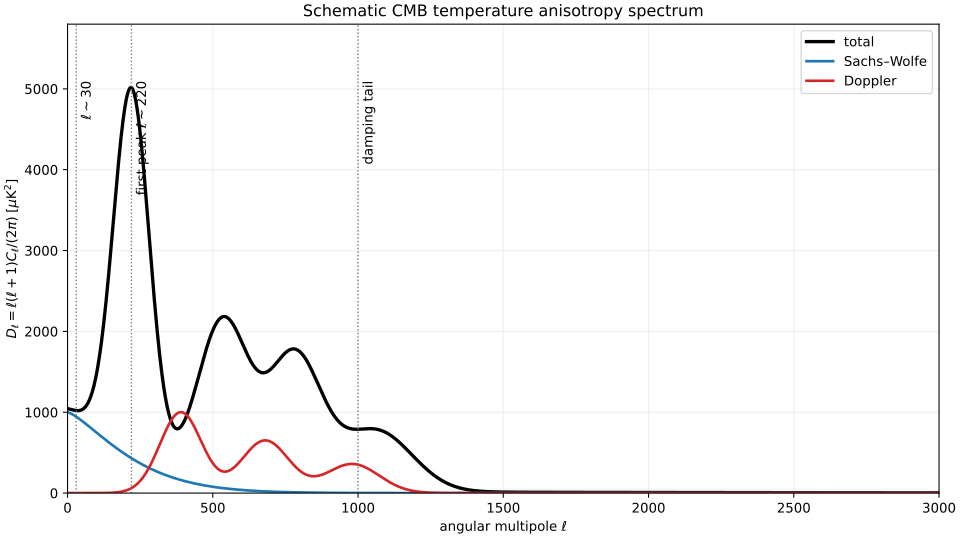

The Python source for this figure:
#!/usr/bin/env python3
"""Generate paper-312-cmb-temperature-power.svg."""

from pathlib import Path

import matplotlib.pyplot as plt
import numpy as np

plt.rcParams["svg.hashsalt"] = "codex-wiki"


def gaussian(x: np.ndarray, centre: float, width: float, height: float) -> np.ndarray:
    return height * np.exp(-0.5 * ((x - centre) / width) ** 2)


ell = np.linspace(2.0, 3000.0, 4000)

# These curves are schematic. They show the large-angle Sachs--Wolfe
# contribution, Doppler/acoustic structure, and Silk damping rather than a
# fit to a particular cosmological data set.
sachs_wolfe = 1000.0 * np.exp(-(ell / 250.0) ** 1.35)
doppler = (
    gaussian(ell, 390.0, 72.0, 1000.0)
    + gaussian(ell, 680.0, 82.0, 650.0)
    + gaussian(ell, 980.0, 92.0, 360.0)
)
acoustic = (
    gaussian(ell, 220.0, 62.0, 4550.0)
    + gaussian(ell, 535.0, 88.0, 2050.0)
    + gaussian(ell, 780.0, 92.0, 1650.0)
    + gaussian(ell, 1060.0, 125.0, 760.0)
)
total = sachs_wolfe + acoustic
total += 35.0 * np.exp(-ell / 1300.0)

fig, ax = plt.subplots(figsize=(10.0, 5.6), layout="constrained")
ax.plot(ell, total, color="black", linewidth=2.5, label="total")
ax.plot(ell, sachs_wolfe, color="#1f77b4", linewidth=2.0, label="Sachs–Wolfe")
ax.plot(ell, doppler, color="#d62728", linewidth=2.0, label="Doppler")

ax.axvline(30.0, color="0.45", linestyle=":", linewidth=1.0)
ax.axvline(220.0, color="0.45", linestyle=":", linewidth=1.0)
ax.axvline(1000.0, color="0.45", linestyle=":", linewidth=1.0)
ax.text(45.0, 5100.0, r"$\ell\sim30$", rotation=90, va="top")
ax.text(235.0, 5100.0, "first peak " + r"$\ell\sim220$", rotation=90, va="top")
ax.text(1015.0, 5100.0, "damping tail", rotation=90, va="top")

ax.set_xlim(0.0, 3000.0)
ax.set_ylim(0.0, 5800.0)
ax.set_xlabel(r"angular multipole $\ell$")
ax.set_ylabel(r"$D_\ell=\ell(\ell+1)C_\ell/(2\pi)\;[\mu{\rm K}^2]$")
ax.set_title("Schematic CMB temperature anisotropy spectrum")
ax.grid(alpha=0.2)
ax.legend(loc="upper right")

output = Path(__file__).with_suffix(".svg")
fig.savefig(output, metadata={"Date": None})
plt.close(fig)
# Matplotlib writes spaces after many SVG path commands. Removing them keeps
# the generated artifact clean under \`git diff --check\`.
output.write_text(
    "\n".join(line.rstrip() for line in output.read_text().splitlines()) + "\n"
)
